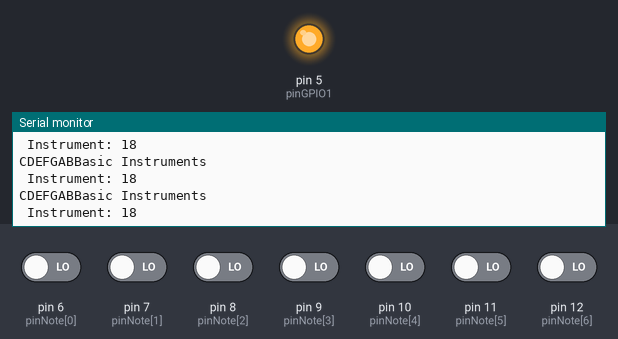
Recording of a sketch running on a simulated Arduino Uno, built with avr-gcc and run on an emulated ATmega328P. Parts: output pins drawn as LEDs (lit = HIGH), the last lines printed to the serial monitor. The inputs (shaded band) are chosen by the test bench; at power-on: pin 6 (pinNote[0]), pin 7 (pinNote[1]), pin 8 (pinNote[2]), pin 9 (pinNote[3]), pin 10 (pinNote[4]), pin 11 (pinNote[5]), pin 12 (pinNote[6]) LOW. Pins used as bus, display or sensor lines are not drawn.

Above: at 1.4 s.
1.5 s: pin 6 (pinNote[0]) driven HIGH
At 2.5 s:
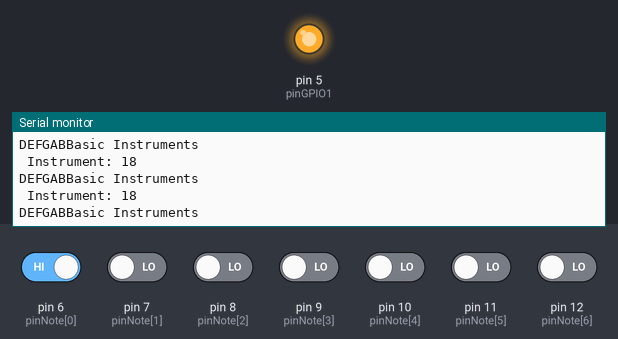
3.0 s: pin 7 (pinNote[1]) driven HIGH
At 3.5 s:
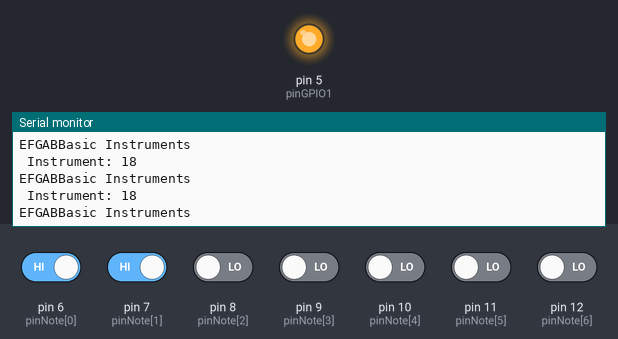
4.5 s: pin 8 (pinNote[2]) driven HIGH
At 5.3 s:
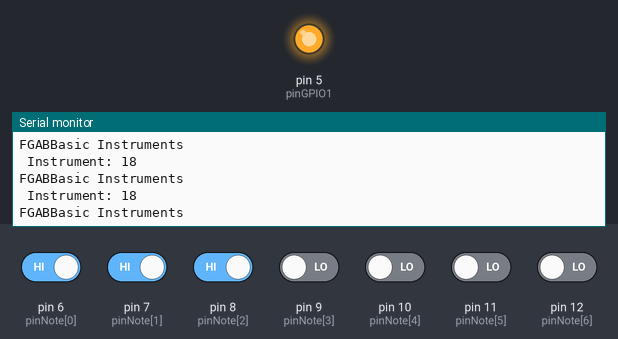
6.0 s: pin 9 (pinNote[3]) driven HIGH
At 6.7 s:
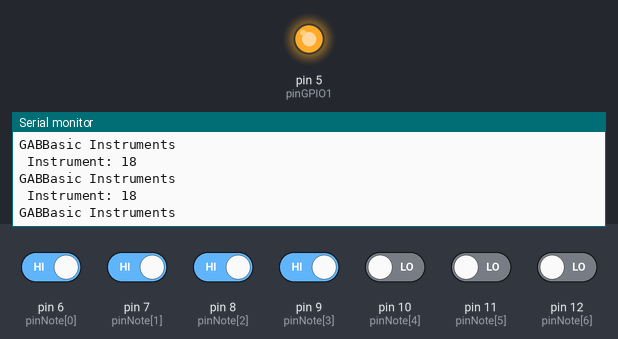
7.5 s: pin 10 (pinNote[4]) driven HIGH
At 8.4 s:
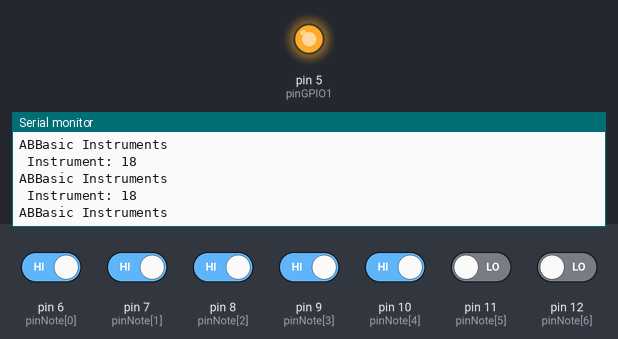

Measured:
- after the input at 1.5 s, the serial monitor: prints a new line at once (image 1)
- after the input at 3.0 s, the serial monitor: prints a new line at once (image 2)
- after the input at 4.5 s, the serial monitor: prints a new line at once (image 3)
- after the input at 6.0 s, the serial monitor: prints a new line at once (image 4)
- after the input at 7.5 s, the serial monitor: prints a new line at once (image 5)

The sketch:

ir_midi_barrel_organ.ino
```cpp
// (licence header left out)
#include <SoftwareSerial.h>
SoftwareSerial mySerial(2, 3); //Soft TX on 3, we don't use RX in this code

// When infrared sensor "reads" Black - turn note ON.
// White (paper) - turn OFF
#define ON 0
#define OFF 1

byte note = 0; //The MIDI note value to be played
byte resetMIDI = 4; //Tied to VS1053 Reset line
byte ledPin = 13; //MIDI traffic indicator
byte pinGPIO1 = 5; //HIGH will activate MIDI

byte i;
byte numNotes = 7; //number of notes
byte instrument = 18; //18=rock organ
byte pinNote[7]  = { 6,  7,  8,  9, 10,  11, 12};
char noteName[7] = {'C','D','E','F','G','A', 'B'};
byte noteMIDI[7] = { 48, 50, 52, 53, 55, 57, 59 };
byte noteON[7]={OFF, OFF, OFF, OFF, OFF, OFF, OFF};

void setup() {
  Serial.begin(57600);

  //Setup soft serial for MIDI control
  mySerial.begin(31250);

  for (i=0; i<numNotes; ++i) {
     pinMode(pinNote[i], INPUT);
  }

  pinMode(pinGPIO1, OUTPUT);
  digitalWrite(pinGPIO1,HIGH);

  //Reset the VS1053
  pinMode(resetMIDI, OUTPUT);
  digitalWrite(resetMIDI, LOW);
  delay(100);
  digitalWrite(resetMIDI, HIGH);
  delay(100);
}

void loop() {

  talkMIDI(0xB0, 0x07, 120); //0xB0 is channel message, set channel volume to near max (127)

  Serial.println("Basic Instruments");
  talkMIDI(0xB0, 0, 0x00); //Default bank GM1

  Serial.print(" Instrument: ");
  Serial.println(instrument, DEC);

  talkMIDI(0xC0, instrument, 0); //Set instrument number. 0xC0 is a 1 data byte command

  for (i=0; i<numNotes; ++i) {
    if (digitalRead(pinNote[i])==ON) {
       Serial.print(noteName[i]);
       if (noteON[i]==OFF) {
         noteOn(0, noteMIDI[i], 120);
         noteON[i]=ON;
         delay(5);
       }

    }
    else {
      noteON[i]=OFF;
      //Turn off the note with a given off/release velocity
      noteOff(0, noteMIDI[i], 60);
    }
  }
}

//Send a MIDI note-on message.  Like pressing a piano key
//channel ranges from 0-15
void noteOn(byte channel, byte note, byte attack_velocity) {
  talkMIDI( (0x90 | channel), note, attack_velocity);
}

//Send a MIDI note-off message.  Like releasing a piano key
void noteOff(byte channel, byte note, byte release_velocity) {
  talkMIDI( (0x80 | channel), note, release_velocity);
}

//Plays a MIDI note. Doesn't check to see that cmd is greater than 127, or that data values are less than 127
void talkMIDI(byte cmd, byte data1, byte data2) {
  digitalWrite(ledPin, HIGH);
  mySerial.write(cmd);
  mySerial.write(data1);

  //Some commands only have one data byte. All cmds less than 0xBn have 2 data bytes
  //(sort of: http://253.ccarh.org/handout/midiprotocol/)
  if( (cmd & 0xF0) <= 0xB0)
    mySerial.write(data2);

  digitalWrite(ledPin, LOW);
}
```
